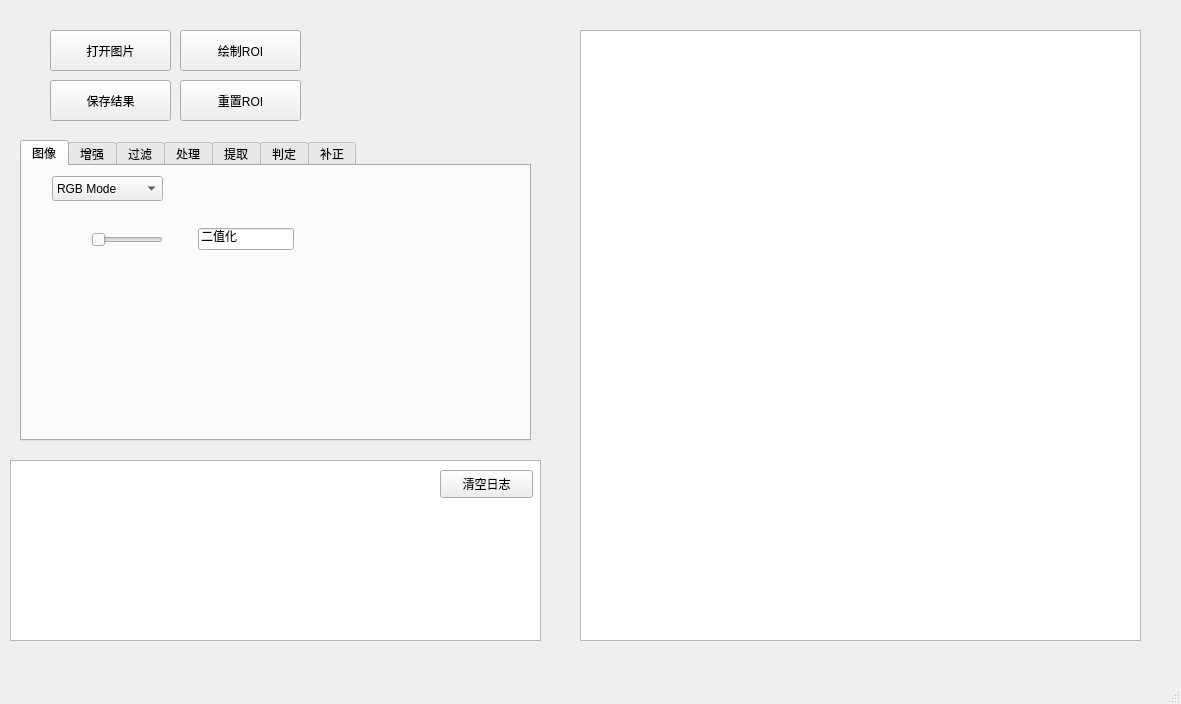
<?xml version="1.0" encoding="UTF-8"?>
<ui version="4.0">
 <class>MainWindow</class>
 <widget class="QMainWindow" name="MainWindow">
  <property name="geometry">
   <rect>
    <x>0</x>
    <y>0</y>
    <width>1181</width>
    <height>704</height>
   </rect>
  </property>
  <property name="windowTitle">
   <string>MainWindow</string>
  </property>
  <widget class="QWidget" name="centralwidget">
   <widget class="QPushButton" name="btn_openImg">
    <property name="geometry">
     <rect>
      <x>50</x>
      <y>30</y>
      <width>121</width>
      <height>41</height>
     </rect>
    </property>
    <property name="text">
     <string>打开图片</string>
    </property>
   </widget>
   <widget class="QPushButton" name="btn_saveImg">
    <property name="geometry">
     <rect>
      <x>50</x>
      <y>80</y>
      <width>121</width>
      <height>41</height>
     </rect>
    </property>
    <property name="text">
     <string>保存结果</string>
    </property>
   </widget>
   <widget class="QTabWidget" name="tabWidget">
    <property name="geometry">
     <rect>
      <x>20</x>
      <y>140</y>
      <width>511</width>
      <height>301</height>
     </rect>
    </property>
    <property name="currentIndex">
     <number>0</number>
    </property>
    <property name="tabBarAutoHide">
     <bool>true</bool>
    </property>
    <widget class="QWidget" name="tab_5">
     <attribute name="title">
      <string>图像</string>
     </attribute>
     <widget class="QComboBox" name="comboBox_channels">
      <property name="geometry">
       <rect>
        <x>30</x>
        <y>10</y>
        <width>111</width>
        <height>25</height>
       </rect>
      </property>
      <item>
       <property name="text">
        <string>RGB Mode</string>
       </property>
      </item>
      <item>
       <property name="text">
        <string>Gray Mode</string>
       </property>
      </item>
      <item>
       <property name="text">
        <string>HSV Mode</string>
       </property>
      </item>
     </widget>
     <widget class="QWidget" name="layoutWidget_3">
      <property name="geometry">
       <rect>
        <x>40</x>
        <y>60</y>
        <width>261</width>
        <height>27</height>
       </rect>
      </property>
      <layout class="QHBoxLayout" name="horizontalLayout_7">
       <item>
        <spacer name="horizontalSpacer_13">
         <property name="orientation">
          <enum>Qt::Orientation::Horizontal</enum>
         </property>
         <property name="sizeHint" stdset="0">
          <size>
           <width>40</width>
           <height>20</height>
          </size>
         </property>
        </spacer>
       </item>
       <item>
        <widget class="QSlider" name="Slider_threshold">
         <property name="orientation">
          <enum>Qt::Orientation::Horizontal</enum>
         </property>
        </widget>
       </item>
       <item>
        <spacer name="horizontalSpacer_10">
         <property name="orientation">
          <enum>Qt::Orientation::Horizontal</enum>
         </property>
         <property name="sizeHint" stdset="0">
          <size>
           <width>40</width>
           <height>20</height>
          </size>
         </property>
        </spacer>
       </item>
       <item>
        <widget class="QLineEdit" name="lineEdit">
         <property name="text">
          <string>二值化</string>
         </property>
        </widget>
       </item>
       <item>
        <spacer name="horizontalSpacer_14">
         <property name="orientation">
          <enum>Qt::Orientation::Horizontal</enum>
         </property>
         <property name="sizeHint" stdset="0">
          <size>
           <width>40</width>
           <height>20</height>
          </size>
         </property>
        </spacer>
       </item>
      </layout>
     </widget>
    </widget>
    <widget class="QWidget" name="tab_6">
     <attribute name="title">
      <string>增强</string>
     </attribute>
     <widget class="QSlider" name="Slider_brightness">
      <property name="geometry">
       <rect>
        <x>110</x>
        <y>30</y>
        <width>160</width>
        <height>22</height>
       </rect>
      </property>
      <property name="orientation">
       <enum>Qt::Orientation::Horizontal</enum>
      </property>
     </widget>
     <widget class="QSlider" name="Slider_contrast">
      <property name="geometry">
       <rect>
        <x>110</x>
        <y>70</y>
        <width>160</width>
        <height>22</height>
       </rect>
      </property>
      <property name="orientation">
       <enum>Qt::Orientation::Horizontal</enum>
      </property>
     </widget>
     <widget class="QLabel" name="label_5">
      <property name="geometry">
       <rect>
        <x>40</x>
        <y>30</y>
        <width>69</width>
        <height>19</height>
       </rect>
      </property>
      <property name="text">
       <string>亮度</string>
      </property>
     </widget>
     <widget class="QLabel" name="label_8">
      <property name="geometry">
       <rect>
        <x>40</x>
        <y>70</y>
        <width>69</width>
        <height>19</height>
       </rect>
      </property>
      <property name="text">
       <string>对比度</string>
      </property>
     </widget>
     <widget class="QSpinBox" name="spinBox_brightness">
      <property name="geometry">
       <rect>
        <x>290</x>
        <y>30</y>
        <width>71</width>
        <height>25</height>
       </rect>
      </property>
     </widget>
     <widget class="QSpinBox" name="spinBox_contrast">
      <property name="geometry">
       <rect>
        <x>290</x>
        <y>60</y>
        <width>71</width>
        <height>25</height>
       </rect>
      </property>
     </widget>
     <widget class="QPushButton" name="btn_resetBC">
      <property name="geometry">
       <rect>
        <x>390</x>
        <y>70</y>
        <width>93</width>
        <height>28</height>
       </rect>
      </property>
      <property name="text">
       <string>重置</string>
      </property>
     </widget>
     <widget class="QSlider" name="Slider_gamma">
      <property name="geometry">
       <rect>
        <x>110</x>
        <y>110</y>
        <width>160</width>
        <height>22</height>
       </rect>
      </property>
      <property name="orientation">
       <enum>Qt::Orientation::Horizontal</enum>
      </property>
     </widget>
     <widget class="QLabel" name="label_9">
      <property name="geometry">
       <rect>
        <x>30</x>
        <y>110</y>
        <width>69</width>
        <height>19</height>
       </rect>
      </property>
      <property name="text">
       <string>Gamma</string>
      </property>
     </widget>
     <widget class="QSpinBox" name="spinBox_gamma">
      <property name="geometry">
       <rect>
        <x>290</x>
        <y>100</y>
        <width>71</width>
        <height>25</height>
       </rect>
      </property>
     </widget>
     <widget class="QLabel" name="label_10">
      <property name="geometry">
       <rect>
        <x>30</x>
        <y>140</y>
        <width>61</width>
        <height>19</height>
       </rect>
      </property>
      <property name="text">
       <string>锐度</string>
      </property>
     </widget>
     <widget class="QSlider" name="Slider_sharpen">
      <property name="geometry">
       <rect>
        <x>110</x>
        <y>140</y>
        <width>160</width>
        <height>22</height>
       </rect>
      </property>
      <property name="orientation">
       <enum>Qt::Orientation::Horizontal</enum>
      </property>
     </widget>
     <widget class="QSpinBox" name="spinBox_sharpen">
      <property name="geometry">
       <rect>
        <x>290</x>
        <y>140</y>
        <width>71</width>
        <height>25</height>
       </rect>
      </property>
     </widget>
     <widget class="QPushButton" name="btn_undoBC">
      <property name="geometry">
       <rect>
        <x>390</x>
        <y>30</y>
        <width>93</width>
        <height>28</height>
       </rect>
      </property>
      <property name="text">
       <string>撤销</string>
      </property>
     </widget>
     <widget class="QPushButton" name="btn_saveBC">
      <property name="geometry">
       <rect>
        <x>390</x>
        <y>110</y>
        <width>93</width>
        <height>28</height>
       </rect>
      </property>
      <property name="text">
       <string>保存</string>
      </property>
     </widget>
    </widget>
    <widget class="QWidget" name="tab_4">
     <attribute name="title">
      <string>过滤</string>
     </attribute>
     <widget class="QSlider" name="Slider_grayLow">
      <property name="geometry">
       <rect>
        <x>110</x>
        <y>80</y>
        <width>160</width>
        <height>22</height>
       </rect>
      </property>
      <property name="orientation">
       <enum>Qt::Orientation::Horizontal</enum>
      </property>
     </widget>
     <widget class="QSlider" name="Slider_grayHigh">
      <property name="geometry">
       <rect>
        <x>110</x>
        <y>110</y>
        <width>160</width>
        <height>22</height>
       </rect>
      </property>
      <property name="orientation">
       <enum>Qt::Orientation::Horizontal</enum>
      </property>
     </widget>
     <widget class="QLabel" name="label">
      <property name="geometry">
       <rect>
        <x>60</x>
        <y>80</y>
        <width>31</width>
        <height>19</height>
       </rect>
      </property>
      <property name="text">
       <string>低</string>
      </property>
     </widget>
     <widget class="QLabel" name="label_11">
      <property name="geometry">
       <rect>
        <x>60</x>
        <y>110</y>
        <width>31</width>
        <height>19</height>
       </rect>
      </property>
      <property name="text">
       <string>高</string>
      </property>
     </widget>
     <widget class="QSpinBox" name="spinBox_grayLow">
      <property name="geometry">
       <rect>
        <x>290</x>
        <y>70</y>
        <width>71</width>
        <height>25</height>
       </rect>
      </property>
     </widget>
     <widget class="QSpinBox" name="spinBox_grayHigh">
      <property name="geometry">
       <rect>
        <x>290</x>
        <y>110</y>
        <width>71</width>
        <height>25</height>
       </rect>
      </property>
     </widget>
    </widget>
    <widget class="QWidget" name="tab_3">
     <attribute name="title">
      <string>处理</string>
     </attribute>
     <widget class="QPushButton" name="btn_addOption">
      <property name="geometry">
       <rect>
        <x>180</x>
        <y>10</y>
        <width>51</width>
        <height>30</height>
       </rect>
      </property>
      <property name="text">
       <string>执行</string>
      </property>
     </widget>
     <widget class="QPushButton" name="btn_removeOption">
      <property name="geometry">
       <rect>
        <x>250</x>
        <y>10</y>
        <width>50</width>
        <height>30</height>
       </rect>
      </property>
      <property name="text">
       <string>移除</string>
      </property>
     </widget>
     <widget class="QPushButton" name="btn_optionUp">
      <property name="geometry">
       <rect>
        <x>180</x>
        <y>50</y>
        <width>50</width>
        <height>30</height>
       </rect>
      </property>
      <property name="text">
       <string>上移</string>
      </property>
     </widget>
     <widget class="QPushButton" name="btn_optionDown">
      <property name="geometry">
       <rect>
        <x>250</x>
        <y>50</y>
        <width>50</width>
        <height>30</height>
       </rect>
      </property>
      <property name="text">
       <string>下移</string>
      </property>
     </widget>
     <widget class="QListWidget" name="algorithmListWidget">
      <property name="geometry">
       <rect>
        <x>30</x>
        <y>80</y>
        <width>111</width>
        <height>141</height>
       </rect>
      </property>
     </widget>
     <widget class="QComboBox" name="comboBox_selectAlgorithm">
      <property name="geometry">
       <rect>
        <x>30</x>
        <y>10</y>
        <width>111</width>
        <height>25</height>
       </rect>
      </property>
      <item>
       <property name="text">
        <string>圆形开运算</string>
       </property>
      </item>
      <item>
       <property name="text">
        <string>矩形开运算</string>
       </property>
      </item>
      <item>
       <property name="text">
        <string>圆形闭运算</string>
       </property>
      </item>
      <item>
       <property name="text">
        <string>矩形闭运算</string>
       </property>
      </item>
      <item>
       <property name="text">
        <string>圆形膨胀</string>
       </property>
      </item>
      <item>
       <property name="text">
        <string>矩形膨胀</string>
       </property>
      </item>
      <item>
       <property name="text">
        <string>圆形腐蚀</string>
       </property>
      </item>
      <item>
       <property name="text">
        <string>矩形腐蚀</string>
       </property>
      </item>
      <item>
       <property name="text">
        <string>联合</string>
       </property>
      </item>
      <item>
       <property name="text">
        <string>连通</string>
       </property>
      </item>
      <item>
       <property name="text">
        <string>填充孔洞</string>
       </property>
      </item>
      <item>
       <property name="text">
        <string>形状变换</string>
       </property>
      </item>
     </widget>
     <widget class="QStackedWidget" name="stackedWidget_Algorithm">
      <property name="geometry">
       <rect>
        <x>160</x>
        <y>100</y>
        <width>191</width>
        <height>121</height>
       </rect>
      </property>
      <property name="currentIndex">
       <number>0</number>
      </property>
      <widget class="QWidget" name="page_circle">
       <widget class="QDoubleSpinBox" name="doubleSpinBox_radius">
        <property name="geometry">
         <rect>
          <x>90</x>
          <y>40</y>
          <width>81</width>
          <height>25</height>
         </rect>
        </property>
       </widget>
       <widget class="QLabel" name="label_4">
        <property name="geometry">
         <rect>
          <x>20</x>
          <y>40</y>
          <width>41</width>
          <height>19</height>
         </rect>
        </property>
        <property name="text">
         <string>半径</string>
        </property>
       </widget>
      </widget>
      <widget class="QWidget" name="page_rect">
       <widget class="QSpinBox" name="spinBox_width">
        <property name="geometry">
         <rect>
          <x>90</x>
          <y>30</y>
          <width>61</width>
          <height>25</height>
         </rect>
        </property>
       </widget>
       <widget class="QSpinBox" name="spinBox_height">
        <property name="geometry">
         <rect>
          <x>90</x>
          <y>70</y>
          <width>61</width>
          <height>25</height>
         </rect>
        </property>
       </widget>
       <widget class="QLabel" name="label_6">
        <property name="geometry">
         <rect>
          <x>10</x>
          <y>30</y>
          <width>41</width>
          <height>19</height>
         </rect>
        </property>
        <property name="text">
         <string>宽度</string>
        </property>
       </widget>
       <widget class="QLabel" name="label_7">
        <property name="geometry">
         <rect>
          <x>10</x>
          <y>70</y>
          <width>41</width>
          <height>19</height>
         </rect>
        </property>
        <property name="text">
         <string>高度</string>
        </property>
       </widget>
      </widget>
      <widget class="QWidget" name="page_noParam">
       <widget class="QLabel" name="label_12">
        <property name="geometry">
         <rect>
          <x>60</x>
          <y>40</y>
          <width>69</width>
          <height>19</height>
         </rect>
        </property>
        <property name="text">
         <string>无需参数</string>
        </property>
       </widget>
      </widget>
      <widget class="QWidget" name="page_shapeTrans">
       <widget class="QComboBox" name="comboBox_shapeType">
        <property name="geometry">
         <rect>
          <x>90</x>
          <y>20</y>
          <width>91</width>
          <height>25</height>
         </rect>
        </property>
        <item>
         <property name="text">
          <string>凸包</string>
         </property>
        </item>
        <item>
         <property name="text">
          <string>外接矩形</string>
         </property>
        </item>
        <item>
         <property name="text">
          <string>内接圆</string>
         </property>
        </item>
        <item>
         <property name="text">
          <string>外接圆</string>
         </property>
        </item>
       </widget>
       <widget class="QLabel" name="label_13">
        <property name="geometry">
         <rect>
          <x>10</x>
          <y>20</y>
          <width>69</width>
          <height>19</height>
         </rect>
        </property>
        <property name="text">
         <string>变换类型</string>
        </property>
       </widget>
      </widget>
     </widget>
     <widget class="QLabel" name="label_17">
      <property name="geometry">
       <rect>
        <x>30</x>
        <y>50</y>
        <width>69</width>
        <height>19</height>
       </rect>
      </property>
      <property name="text">
       <string>算法队列：</string>
      </property>
     </widget>
    </widget>
    <widget class="QWidget" name="tab_7">
     <attribute name="title">
      <string>提取</string>
     </attribute>
     <widget class="QComboBox" name="comboBox_condition">
      <property name="geometry">
       <rect>
        <x>20</x>
        <y>10</y>
        <width>161</width>
        <height>25</height>
       </rect>
      </property>
      <item>
       <property name="text">
        <string>满足所有条件</string>
       </property>
      </item>
      <item>
       <property name="text">
        <string>满足任意条件</string>
       </property>
      </item>
     </widget>
     <widget class="QComboBox" name="comboBox_select">
      <property name="geometry">
       <rect>
        <x>40</x>
        <y>40</y>
        <width>111</width>
        <height>25</height>
       </rect>
      </property>
      <item>
       <property name="text">
        <string>面积</string>
       </property>
      </item>
      <item>
       <property name="text">
        <string>圆度</string>
       </property>
      </item>
      <item>
       <property name="text">
        <string>宽度</string>
       </property>
      </item>
      <item>
       <property name="text">
        <string>高度</string>
       </property>
      </item>
      <item>
       <property name="text">
        <string>紧凑度</string>
       </property>
      </item>
      <item>
       <property name="text">
        <string>凸性</string>
       </property>
      </item>
     </widget>
     <widget class="QStackedWidget" name="stackedWidget">
      <property name="geometry">
       <rect>
        <x>190</x>
        <y>140</y>
        <width>291</width>
        <height>101</height>
       </rect>
      </property>
      <property name="currentIndex">
       <number>0</number>
      </property>
      <widget class="QWidget" name="page">
       <widget class="QLineEdit" name="lineEdit_minArea">
        <property name="geometry">
         <rect>
          <x>90</x>
          <y>10</y>
          <width>91</width>
          <height>25</height>
         </rect>
        </property>
       </widget>
       <widget class="QLineEdit" name="lineEdit_maxArea">
        <property name="geometry">
         <rect>
          <x>90</x>
          <y>40</y>
          <width>91</width>
          <height>25</height>
         </rect>
        </property>
       </widget>
       <widget class="QLabel" name="label_2">
        <property name="geometry">
         <rect>
          <x>20</x>
          <y>10</y>
          <width>51</width>
          <height>19</height>
         </rect>
        </property>
        <property name="text">
         <string>最小值</string>
        </property>
       </widget>
       <widget class="QLabel" name="label_3">
        <property name="geometry">
         <rect>
          <x>20</x>
          <y>40</y>
          <width>51</width>
          <height>19</height>
         </rect>
        </property>
        <property name="text">
         <string>最大值</string>
        </property>
       </widget>
      </widget>
      <widget class="QWidget" name="page_2"/>
     </widget>
     <widget class="QPushButton" name="btn_select">
      <property name="geometry">
       <rect>
        <x>160</x>
        <y>80</y>
        <width>51</width>
        <height>28</height>
       </rect>
      </property>
      <property name="text">
       <string>提取</string>
      </property>
     </widget>
     <widget class="QPushButton" name="btn_clearFilter">
      <property name="geometry">
       <rect>
        <x>100</x>
        <y>80</y>
        <width>51</width>
        <height>28</height>
       </rect>
      </property>
      <property name="text">
       <string>清除</string>
      </property>
     </widget>
     <widget class="QPushButton" name="btn_addFilter">
      <property name="geometry">
       <rect>
        <x>40</x>
        <y>80</y>
        <width>51</width>
        <height>28</height>
       </rect>
      </property>
      <property name="text">
       <string>添加</string>
      </property>
     </widget>
     <widget class="QPushButton" name="btn_drawRegion">
      <property name="geometry">
       <rect>
        <x>260</x>
        <y>20</y>
        <width>81</width>
        <height>28</height>
       </rect>
      </property>
      <property name="text">
       <string>绘制区域</string>
      </property>
     </widget>
     <widget class="QPushButton" name="btn_clearRegion">
      <property name="geometry">
       <rect>
        <x>260</x>
        <y>60</y>
        <width>81</width>
        <height>28</height>
       </rect>
      </property>
      <property name="text">
       <string>清除区域</string>
      </property>
     </widget>
     <widget class="QListView" name="listView_select">
      <property name="geometry">
       <rect>
        <x>40</x>
        <y>130</y>
        <width>131</width>
        <height>91</height>
       </rect>
      </property>
     </widget>
    </widget>
    <widget class="QWidget" name="tab_8">
     <attribute name="title">
      <string>判定</string>
     </attribute>
     <widget class="QLabel" name="label_14">
      <property name="geometry">
       <rect>
        <x>70</x>
        <y>30</y>
        <width>91</width>
        <height>19</height>
       </rect>
      </property>
      <property name="text">
       <string>最小区域数</string>
      </property>
     </widget>
     <widget class="QLabel" name="label_15">
      <property name="geometry">
       <rect>
        <x>70</x>
        <y>60</y>
        <width>91</width>
        <height>19</height>
       </rect>
      </property>
      <property name="text">
       <string>最大区域数</string>
      </property>
     </widget>
     <widget class="QLabel" name="label_16">
      <property name="geometry">
       <rect>
        <x>70</x>
        <y>90</y>
        <width>91</width>
        <height>19</height>
       </rect>
      </property>
      <property name="text">
       <string>当前区域数</string>
      </property>
     </widget>
     <widget class="QLineEdit" name="lineEdit_minRegionCount">
      <property name="geometry">
       <rect>
        <x>180</x>
        <y>30</y>
        <width>113</width>
        <height>25</height>
       </rect>
      </property>
     </widget>
     <widget class="QLineEdit" name="lineEdit_maxRegionCount">
      <property name="geometry">
       <rect>
        <x>180</x>
        <y>60</y>
        <width>113</width>
        <height>25</height>
       </rect>
      </property>
     </widget>
     <widget class="QLineEdit" name="lineEdit_nowRegions">
      <property name="geometry">
       <rect>
        <x>180</x>
        <y>90</y>
        <width>113</width>
        <height>25</height>
       </rect>
      </property>
     </widget>
     <widget class="QPushButton" name="btn_paintRegion">
      <property name="geometry">
       <rect>
        <x>70</x>
        <y>130</y>
        <width>93</width>
        <height>28</height>
       </rect>
      </property>
      <property name="text">
       <string>绘制区域</string>
      </property>
     </widget>
     <widget class="QPushButton" name="btn_runTest">
      <property name="geometry">
       <rect>
        <x>180</x>
        <y>130</y>
        <width>93</width>
        <height>28</height>
       </rect>
      </property>
      <property name="text">
       <string>测试运行</string>
      </property>
     </widget>
    </widget>
    <widget class="QWidget" name="tab">
     <attribute name="title">
      <string>补正</string>
     </attribute>
     <widget class="QPushButton" name="btn_drawTemplate">
      <property name="geometry">
       <rect>
        <x>122</x>
        <y>30</y>
        <width>111</width>
        <height>28</height>
       </rect>
      </property>
      <property name="text">
       <string>绘制模板区域</string>
      </property>
     </widget>
     <widget class="QPushButton" name="btn_clearTemplate">
      <property name="geometry">
       <rect>
        <x>250</x>
        <y>30</y>
        <width>111</width>
        <height>28</height>
       </rect>
      </property>
      <property name="text">
       <string>清除模板区域</string>
      </property>
     </widget>
     <widget class="QPushButton" name="btn_creatTemplate">
      <property name="geometry">
       <rect>
        <x>120</x>
        <y>70</y>
        <width>111</width>
        <height>28</height>
       </rect>
      </property>
      <property name="text">
       <string>创建模板</string>
      </property>
     </widget>
     <widget class="QPushButton" name="btn_findTemplate">
      <property name="geometry">
       <rect>
        <x>250</x>
        <y>70</y>
        <width>111</width>
        <height>28</height>
       </rect>
      </property>
      <property name="text">
       <string>查找测试</string>
      </property>
     </widget>
    </widget>
   </widget>
   <widget class="QPushButton" name="btn_drawRoi">
    <property name="geometry">
     <rect>
      <x>180</x>
      <y>30</y>
      <width>121</width>
      <height>41</height>
     </rect>
    </property>
    <property name="text">
     <string>绘制ROI</string>
    </property>
   </widget>
   <widget class="QPushButton" name="btn_resetROI">
    <property name="geometry">
     <rect>
      <x>180</x>
      <y>80</y>
      <width>121</width>
      <height>41</height>
     </rect>
    </property>
    <property name="text">
     <string>重置ROI</string>
    </property>
   </widget>
   <widget class="ImageView" name="graphicsView">
    <property name="geometry">
     <rect>
      <x>580</x>
      <y>30</y>
      <width>561</width>
      <height>611</height>
     </rect>
    </property>
   </widget>
   <widget class="QTextEdit" name="textEdit_log">
    <property name="geometry">
     <rect>
      <x>10</x>
      <y>460</y>
      <width>531</width>
      <height>181</height>
     </rect>
    </property>
    <property name="readOnly">
     <bool>true</bool>
    </property>
   </widget>
   <widget class="QPushButton" name="btn_clearLog">
    <property name="geometry">
     <rect>
      <x>440</x>
      <y>470</y>
      <width>93</width>
      <height>28</height>
     </rect>
    </property>
    <property name="text">
     <string>清空日志</string>
    </property>
   </widget>
  </widget>
  <widget class="QMenuBar" name="menubar">
   <property name="geometry">
    <rect>
     <x>0</x>
     <y>0</y>
     <width>1181</width>
     <height>25</height>
    </rect>
   </property>
  </widget>
  <widget class="QStatusBar" name="statusbar"/>
 </widget>
 <customwidgets>
  <customwidget>
   <class>ImageView</class>
   <extends>QGraphicsView</extends>
   <header>image_view.h</header>
  </customwidget>
 </customwidgets>
 <resources/>
 <connections/>
</ui>
